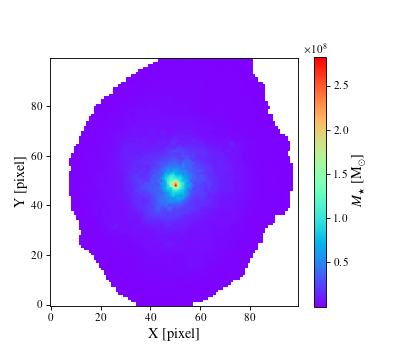

Here is the Python script that generated this plot:
import os.path           as     opath
from   astropy.io        import fits
import SED

from   matplotlib        import rc
import matplotlib        as     mpl
import matplotlib.pyplot as     plt

# Define data file names
galName    = '1'                                                             # Galaxy number
zeropoints = [25.68, 26.51, 25.69, 25.94, 24.87, 26.27, 26.23, 26.45, 25.94] # HST zeropoints
redshift   = 0.622                                                           # Redshift of the galaxy
bands      = ['435', '606', '775', '814', '850', '105', '125', '140', '160'] # Bands
band_names = [f'F{band}LP' if band == '850' else f'F{band}W' for band in bands] # Bands names in Cigale

dataFiles  = [] # Flux maps
data2Files = [] # Flux maps convolved by the PSF squared
varFiles   = [] # Variance maps

for band in bands:

   file    = opath.abspath(opath.join('..', '..', 'example', 'data', f'{galName}_{band}.fits'))
   dataFiles.append(file)

   file2   = opath.abspath(opath.join('..', '..', 'example', 'data', f'{galName}_{band}_PSF2.fits'))
   data2Files.append(file2)

   vfile   = opath.abspath(opath.join('..', '..', 'example', 'data', f'{galName}_{band}_var.fits'))
   varFiles.append(vfile)

# Get mask file
mfile      = opath.abspath(opath.join('..', '..', 'example', 'data', f'{galName}_mask.fits'))
with fits.open(mfile) as hdul:
   mask    = hdul[0].data == 0

filts      = []
for band, data, data2, var, zpt in zip(bands, dataFiles, data2Files, varFiles, zeropoints):
   filts.append(SED.Filter(band, data, data2, var, zpt))

flist      = SED.FilterList(filts, mask,
                            code=SED.SEDcode.LEPHARE,
                            redshift=redshift,
                            cleanMethod=SED.CleanMethod.ZERO,
                            scaleFactor=1,
                            texpFac=4
                           )

output = SED.CigaleOutput(opath.join('..', '..', 'example', galName, 'out', 'results.fits'))
output.link(flist)
mass_star  = output.toImage('best.stellar.m_star')

rc('font', **{'family': 'serif', 'serif': ['Times']})
rc('text', usetex=True)
mpl.rcParams['text.latex.preamble'] = r'\usepackage{newtxmath}'
rc('figure', figsize=(5, 4.5))

ret = plt.imshow(mass_star.data, origin='lower', cmap='rainbow')
plt.xlabel('X [pixel]', size=13)
plt.ylabel('Y [pixel]', size=13)

cbar = plt.colorbar(ret, orientation='vertical', shrink=0.9)
cbar.set_label(r'$M_{\star}$ [M$_{\odot}$]', size=13)
plt.show()
